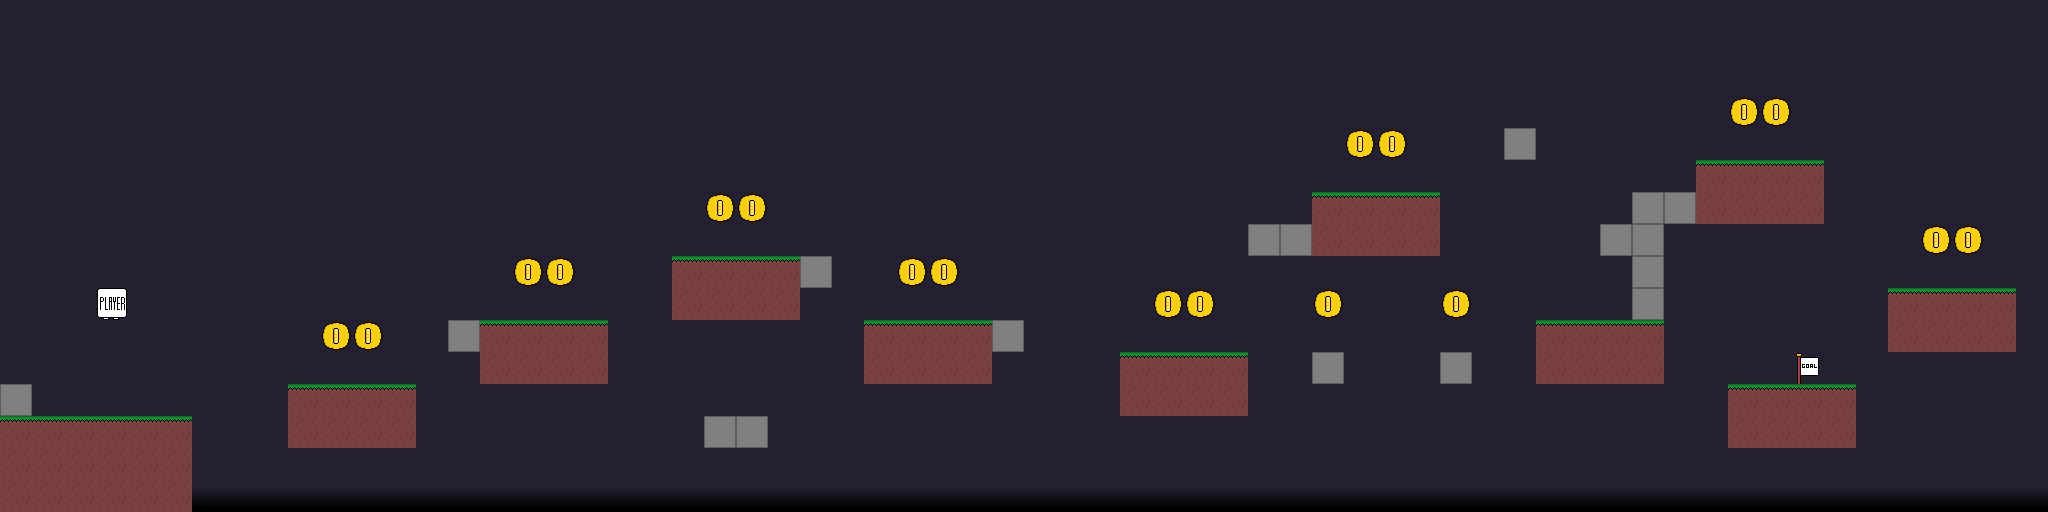

A level layout from a 2D game, rendered from its tile map. Below: a short description, then the map file with its tile-grid data intact:
An orthogonal 64x16 tile map with 32x32 px tiles, 1 tile layer (Tile Layer 1).

<map version="1.8" tiledversion="1.8.2" orientation="orthogonal" renderorder="right-down" width="64" height="16" tilewidth="32" tileheight="32" infinite="0" backgroundcolor="#241f31" nextlayerid="5" nextobjectid="3">
 <tileset firstgid="1" source="tileset.tsx" />
 <layer id="3" name="Tile Layer 1" width="64" height="16">
  <data encoding="csv">
0,0,0,0,0,0,0,0,0,0,0,0,0,0,0,0,0,0,0,0,0,0,0,0,0,0,0,0,0,0,0,0,0,0,0,0,0,0,0,0,0,0,0,0,0,0,0,0,0,0,0,0,0,0,0,0,0,0,0,0,0,0,0,0,
0,0,0,0,0,0,0,0,0,0,0,0,0,0,0,0,0,0,0,0,0,0,0,0,0,0,0,0,0,0,0,0,0,0,0,0,0,0,0,0,0,0,0,0,0,0,0,0,0,0,0,0,0,0,0,0,0,0,0,0,0,0,0,0,
0,0,0,0,0,0,0,0,0,0,0,0,0,0,0,0,0,0,0,0,0,0,0,0,0,0,0,0,0,0,0,0,0,0,0,0,0,0,0,0,0,0,0,0,0,0,0,0,0,0,0,0,0,0,0,0,0,0,0,0,0,0,0,0,
0,0,0,0,0,0,0,0,0,0,0,0,0,0,0,0,0,0,0,0,0,0,0,0,0,0,0,0,0,0,0,0,0,0,0,0,0,0,0,0,0,0,0,0,0,0,0,0,0,0,0,0,0,0,22,22,0,0,0,0,0,0,0,0,
0,0,0,0,0,0,0,0,0,0,0,0,0,0,0,0,0,0,0,0,0,0,0,0,0,0,0,0,0,0,0,0,0,0,0,0,0,0,0,0,0,0,22,22,0,0,0,61,0,0,0,0,0,0,0,0,0,0,0,0,0,0,0,0,
0,0,0,0,0,0,0,0,0,0,0,0,0,0,0,0,0,0,0,0,0,0,0,0,0,0,0,0,0,0,0,0,0,0,0,0,0,0,0,0,0,0,0,0,0,0,0,0,0,0,0,0,0,21,21,21,21,0,0,0,0,0,0,0,
0,0,0,0,0,0,0,0,0,0,0,0,0,0,0,0,0,0,0,0,0,0,22,22,0,0,0,0,0,0,0,0,0,0,0,0,0,0,0,0,0,21,21,21,21,0,0,0,0,0,0,61,61,41,41,41,41,0,0,0,0,0,0,0,
0,0,0,0,0,0,0,0,0,0,0,0,0,0,0,0,0,0,0,0,0,0,0,0,0,0,0,0,0,0,0,0,0,0,0,0,0,0,0,61,61,41,41,41,41,0,0,0,0,0,61,61,0,0,0,0,0,0,0,0,22,22,0,0,
0,0,0,0,0,0,0,0,0,0,0,0,0,0,0,0,22,22,0,0,0,21,21,21,21,61,0,0,22,22,0,0,0,0,0,0,0,0,0,0,0,0,0,0,0,0,0,0,0,0,0,61,0,0,0,0,0,0,0,0,0,0,0,0,
0,0,0,2,0,0,0,0,0,0,0,0,0,0,0,0,0,0,0,0,0,41,41,41,41,0,0,0,0,0,0,0,0,0,0,0,22,22,0,0,0,22,0,0,0,22,0,0,0,0,0,61,0,0,0,0,0,0,0,21,21,21,21,0,
0,0,0,0,0,0,0,0,0,0,22,22,0,0,61,21,21,21,21,0,0,0,0,0,0,0,0,21,21,21,21,61,0,0,0,0,0,0,0,0,0,0,0,0,0,0,0,0,21,21,21,21,0,0,0,0,0,0,0,41,41,41,41,0,
0,0,0,0,0,0,0,0,0,0,0,0,0,0,0,41,41,41,41,0,0,0,0,0,0,0,0,41,41,41,41,0,0,0,0,21,21,21,21,0,0,61,0,0,0,61,0,0,41,41,41,41,0,0,0,0,3,0,0,0,0,0,0,0,
61,0,0,0,0,0,0,0,0,21,21,21,21,0,0,0,0,0,0,0,0,0,0,0,0,0,0,0,0,0,0,0,0,0,0,41,41,41,41,0,0,0,0,0,0,0,0,0,0,0,0,0,0,0,21,21,21,21,0,0,0,0,0,0,
21,21,21,21,21,21,0,0,0,41,41,41,41,0,0,0,0,0,0,0,0,0,61,61,0,0,0,0,0,0,0,0,0,0,0,0,0,0,0,0,0,0,0,0,0,0,0,0,0,0,0,0,0,0,41,41,41,41,0,0,0,0,0,0,
41,41,41,41,41,41,0,0,0,0,0,0,0,0,0,0,0,0,0,0,0,0,0,0,0,0,0,0,0,0,0,0,0,0,0,0,0,0,0,0,0,0,0,0,0,0,0,0,0,0,0,0,0,0,0,0,0,0,0,0,0,0,0,0,
41,41,41,41,41,41,81,81,81,81,81,81,81,81,81,81,81,81,81,81,81,81,81,81,81,81,81,81,81,81,81,81,81,81,81,81,81,81,81,81,81,81,81,81,81,81,81,81,81,81,81,81,81,81,81,81,81,81,81,81,81,81,81,81
</data>
 </layer>
</map>
